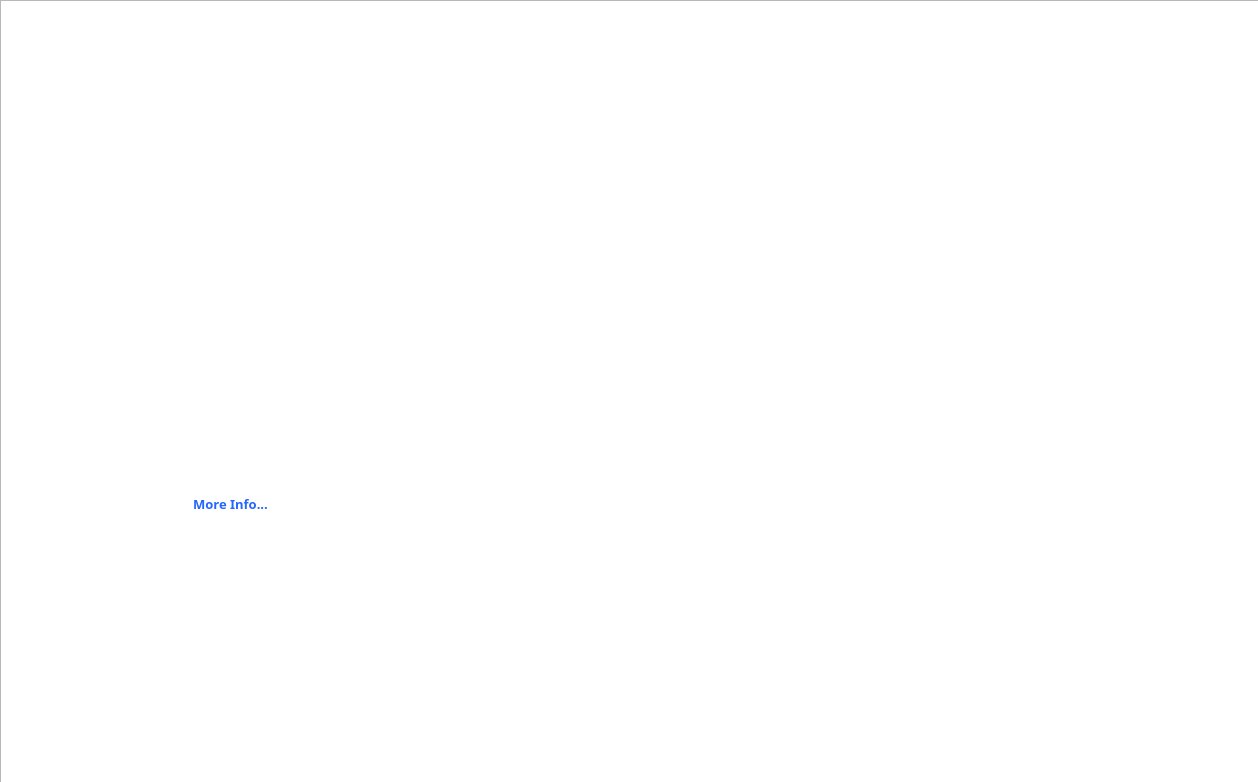
<?xml version="1.0" encoding="UTF-8"?>
<ui version="4.0">
 <class>MainWindow</class>
 <widget class="QMainWindow" name="MainWindow">
  <property name="geometry">
   <rect>
    <x>0</x>
    <y>0</y>
    <width>1258</width>
    <height>782</height>
   </rect>
  </property>
  <property name="windowTitle">
   <string>MainWindow</string>
  </property>
  <property name="styleSheet">
   <string notr="true"># background-image: url(:/start/image/start/back.png);</string>
  </property>
  <widget class="QWidget" name="centralwidget">
   <widget class="QPushButton" name="upload">
    <property name="geometry">
     <rect>
      <x>376</x>
      <y>132</y>
      <width>381</width>
      <height>141</height>
     </rect>
    </property>
    <property name="styleSheet">
     <string notr="true">background-image: url(:/start/image/start/upload.png);</string>
    </property>
    <property name="text">
     <string/>
    </property>
    <property name="flat">
     <bool>true</bool>
    </property>
   </widget>
   <widget class="QPushButton" name="register_2">
    <property name="geometry">
     <rect>
      <x>836</x>
      <y>132</y>
      <width>381</width>
      <height>141</height>
     </rect>
    </property>
    <property name="styleSheet">
     <string notr="true">background-image: url(:/start/image/start/register.png);</string>
    </property>
    <property name="text">
     <string/>
    </property>
    <property name="flat">
     <bool>true</bool>
    </property>
   </widget>
   <widget class="QPushButton" name="comment">
    <property name="geometry">
     <rect>
      <x>836</x>
      <y>536</y>
      <width>381</width>
      <height>151</height>
     </rect>
    </property>
    <property name="styleSheet">
     <string notr="true">border-image: url(:/start/image/start/comment.png);</string>
    </property>
    <property name="text">
     <string/>
    </property>
    <property name="flat">
     <bool>true</bool>
    </property>
   </widget>
   <widget class="QPushButton" name="wip">
    <property name="geometry">
     <rect>
      <x>836</x>
      <y>334</y>
      <width>381</width>
      <height>141</height>
     </rect>
    </property>
    <property name="styleSheet">
     <string notr="true">background-image: url(:/start/image/start/analyze_physically.png);</string>
    </property>
    <property name="text">
     <string/>
    </property>
    <property name="flat">
     <bool>true</bool>
    </property>
   </widget>
   <widget class="QPushButton" name="make">
    <property name="geometry">
     <rect>
      <x>376</x>
      <y>334</y>
      <width>381</width>
      <height>141</height>
     </rect>
    </property>
    <property name="styleSheet">
     <string notr="true">background-image: url(:/start/image/start/make.png);</string>
    </property>
    <property name="text">
     <string/>
    </property>
    <property name="flat">
     <bool>true</bool>
    </property>
   </widget>
   <widget class="QPushButton" name="analyze_guide">
    <property name="geometry">
     <rect>
      <x>376</x>
      <y>536</y>
      <width>381</width>
      <height>141</height>
     </rect>
    </property>
    <property name="styleSheet">
     <string notr="true">background-image: url(:/start/image/start/analyze_guide.png);</string>
    </property>
    <property name="text">
     <string/>
    </property>
    <property name="flat">
     <bool>true</bool>
    </property>
   </widget>
   <widget class="QLabel" name="label">
    <property name="geometry">
     <rect>
      <x>34</x>
      <y>212</y>
      <width>287</width>
      <height>336</height>
     </rect>
    </property>
    <property name="styleSheet">
     <string notr="true">border-image: url(:/start/image/start/userinfo.png);</string>
    </property>
    <property name="text">
     <string/>
    </property>
   </widget>
   <widget class="QGraphicsView" name="graphicsView">
    <property name="geometry">
     <rect>
      <x>0</x>
      <y>0</y>
      <width>1261</width>
      <height>801</height>
     </rect>
    </property>
    <property name="styleSheet">
     <string notr="true">border-image: url(:/overall/image/back.png);</string>
    </property>
   </widget>
   <widget class="QPlainTextEdit" name="username">
    <property name="geometry">
     <rect>
      <x>150</x>
      <y>380</y>
      <width>104</width>
      <height>41</height>
     </rect>
    </property>
    <property name="styleSheet">
     <string notr="true">font: 75 12pt &quot;맑은 고딕&quot;;</string>
    </property>
    <property name="frameShape">
     <enum>QFrame::NoFrame</enum>
    </property>
    <property name="plainText">
     <string/>
    </property>
   </widget>
   <widget class="QPlainTextEdit" name="usertype">
    <property name="geometry">
     <rect>
      <x>150</x>
      <y>430</y>
      <width>104</width>
      <height>41</height>
     </rect>
    </property>
    <property name="styleSheet">
     <string notr="true">font: 75 12pt &quot;맑은 고딕&quot;;</string>
    </property>
    <property name="frameShape">
     <enum>QFrame::NoFrame</enum>
    </property>
    <property name="plainText">
     <string/>
    </property>
   </widget>
   <widget class="QPushButton" name="moreinfo">
    <property name="geometry">
     <rect>
      <x>180</x>
      <y>490</y>
      <width>101</width>
      <height>28</height>
     </rect>
    </property>
    <property name="font">
     <font>
      <family>맑은 고딕</family>
      <pointsize>10</pointsize>
      <weight>75</weight>
      <bold>true</bold>
     </font>
    </property>
    <property name="styleSheet">
     <string notr="true">color: rgb(37, 102, 255);</string>
    </property>
    <property name="text">
     <string>More Info...</string>
    </property>
    <property name="flat">
     <bool>true</bool>
    </property>
   </widget>
   <zorder>graphicsView</zorder>
   <zorder>upload</zorder>
   <zorder>register_2</zorder>
   <zorder>comment</zorder>
   <zorder>wip</zorder>
   <zorder>make</zorder>
   <zorder>analyze_guide</zorder>
   <zorder>label</zorder>
   <zorder>username</zorder>
   <zorder>usertype</zorder>
   <zorder>moreinfo</zorder>
  </widget>
 </widget>
 <resources>
  <include location="resource.qrc"/>
 </resources>
 <connections/>
</ui>
